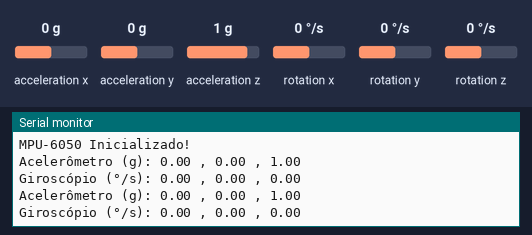
A sketch run on a simulated Arduino Uno, built with avr-gcc and run on an emulated ATmega328P. Parts: the last lines printed to the serial monitor. The inputs (shaded band) are chosen by the test bench; at power-on: acceleration x 0 g, acceleration y 0 g, acceleration z 1 g, rotation x 0 °/s, rotation y 0 °/s, rotation z 0 °/s.

Above: at 1.2 s.
1.3 s: acceleration x set to -1.4 g
At 2.6 s:
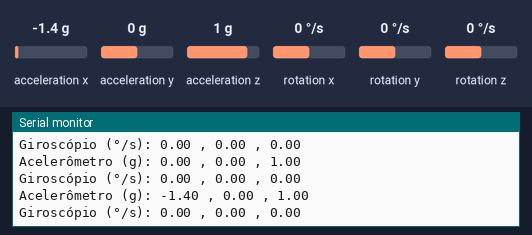
2.8 s: acceleration y set to -1.4 g
At 3.9 s:
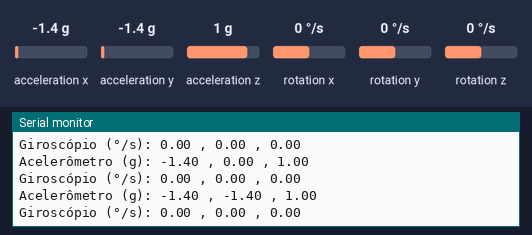
4.3 s: acceleration z set to -1.4 g
At 6.0 s:
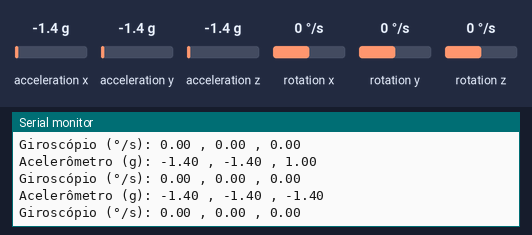
8.2 s: rotation x set to -192 °/s
At 9.6 s:
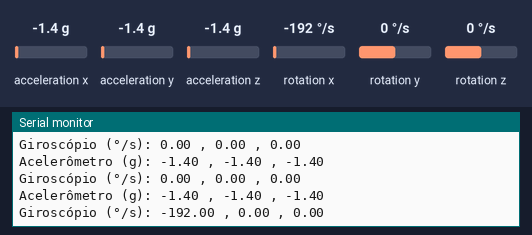
9.7 s: rotation y set to -192 °/s
At 10.7 s:
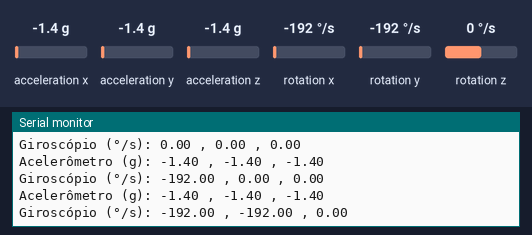

The sketch:

conversaoValores.ino
```cpp
#include <Wire.h>
#include <MPU6050.h>

MPU6050 mpu;

void setup() {
  Wire.begin();
  Serial.begin(9600);
  mpu.initialize(); // Inicializa a MPU-6050

  // Configuração do acelerômetro e do giroscópio
  mpu.setFullScaleGyroRange(0);  // ±250 °/s
  mpu.setFullScaleAccelRange(0); // ±2g

  // Inicia a comunicação serial
  Serial.println("MPU-6050 Inicializado!");
}

void loop() {
  // Lê os dados brutos do acelerômetro e do giroscópio
  int16_t acX, acY, acZ, temp, gyroX, gyroY, gyroZ;
  mpu.getMotion6(&acX, &acY, &acZ, &gyroX, &gyroY, &gyroZ);

  // Converte os dados em valores em fração de gravidade (g)
  float acX_g = (float)acX / 16384.0;
  float acY_g = (float)acY / 16384.0;
  float acZ_g = (float)acZ / 16384.0;

  // Converte os dados em valores em graus por segundo (°/s)
  float gyroX_deg_per_s = (float)gyroX / 131.0;
  float gyroY_deg_per_s = (float)gyroY / 131.0;
  float gyroZ_deg_per_s = (float)gyroZ / 131.0;

  // Exibe os valores no monitor serial
  Serial.print("Acelerômetro (g): ");
  Serial.print(acX_g);
  Serial.print(" , ");
  Serial.print(acY_g);
  Serial.print(" , ");
  Serial.println(acZ_g);

  Serial.print("Giroscópio (°/s): ");
  Serial.print(gyroX_deg_per_s);
  Serial.print(" , ");
  Serial.print(gyroY_deg_per_s);
  Serial.print(" , ");
  Serial.println(gyroZ_deg_per_s);

  delay(1000); // Aguarda um segundo antes de ler novamente
}
```

Measured:
- after the input at 1.3 s, the serial monitor: prints a new line after 0.76 s (image 1)
- after the input at 2.8 s, the serial monitor: prints a new line after 0.28 s (image 2)
- after the input at 4.3 s, the serial monitor: prints a new line after 0.82 s (image 3)
- after the input at 8.2 s, the serial monitor: prints a new line after 1.1 s (image 4)
- after the input at 9.7 s, the serial monitor: prints a new line after 0.58 s (image 5)
